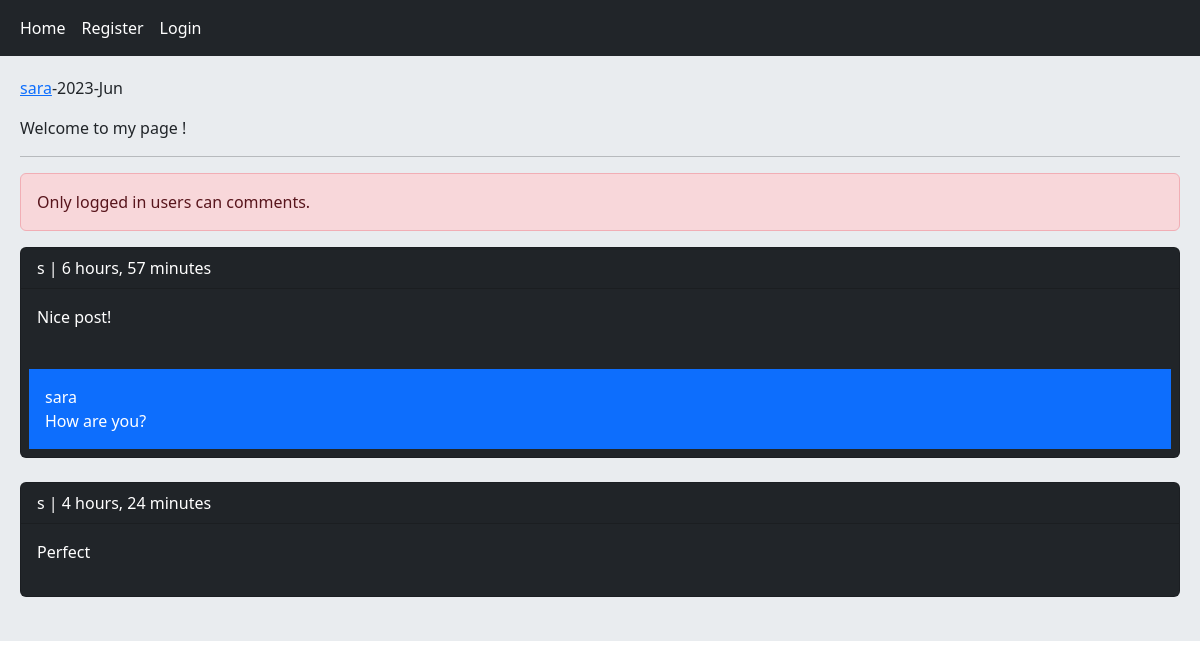
Before: /home/post/5/welcome-to-my-page with the older database file.
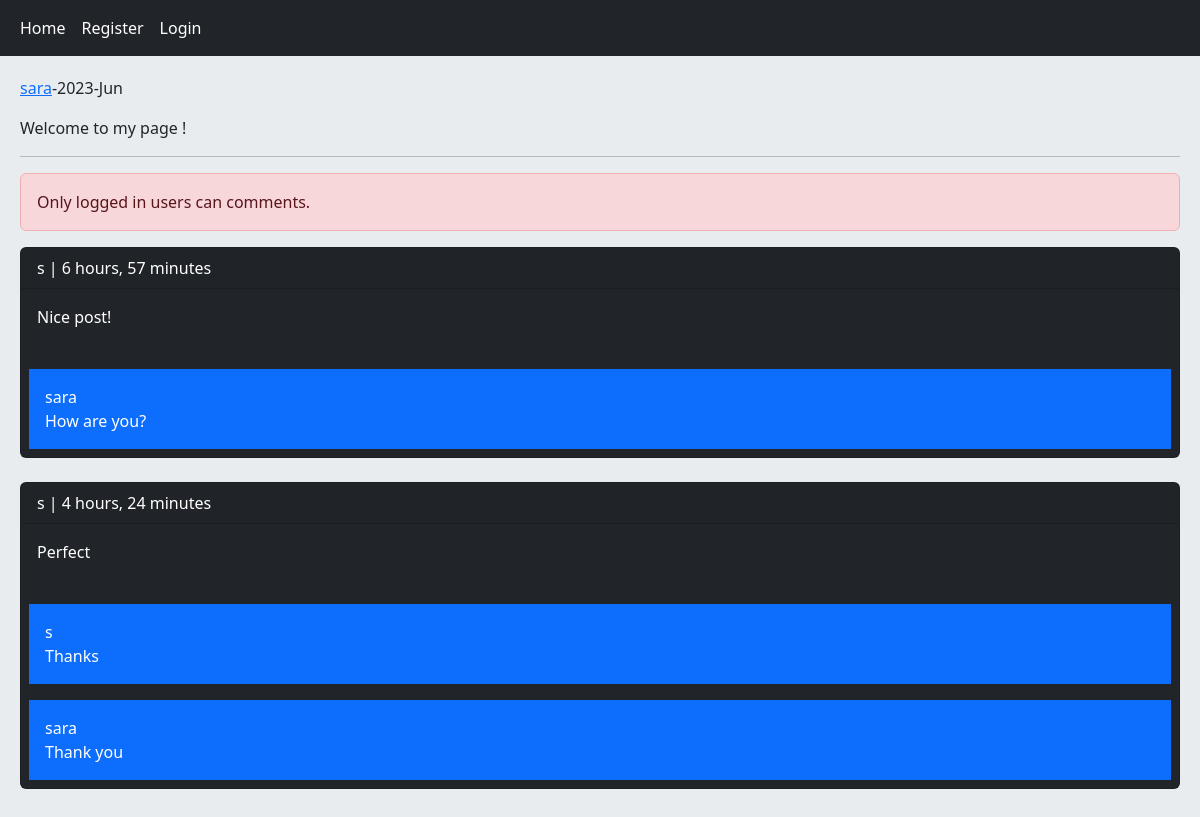
After: the same page with the newer database file.
### home/models.py (models this page shows, shortened)
class Post(models.Model):
    user = models.ForeignKey(User, on_delete=models.CASCADE ,related_name='posts')
    body = models.TextField()
    slug = models.SlugField()
    created = models.DateTimeField(auto_now_add=True)
    updated = models.DateTimeField(auto_now=True)
    class Meta:
        ordering = ('-created',)

class Comment(models.Model):
    user =     models.ForeignKey(User, on_delete=models.CASCADE ,related_name='ucomments')
    post =     models.ForeignKey(Post, on_delete=models.CASCADE ,related_name='pcomments')
    reply =    models.ForeignKey('self', on_delete=models.CASCADE ,related_name='rcomments',blank=True,null=True)
    is_reply = models.BooleanField(default=False)
    body =     models.TextField(max_length=400)
    created =  models.DateTimeField(auto_now_add=True)

### home/views.py (the view, shortened to what this page needs)
# urls.py: path('post/<int:post_id>/<slug:post_slug>', views.PostDetailView.as_view() , name='post_detail'),
class PostDetailView(View):
    form_class = CommentCreateForm
    form_class_reply = CommentReplyForm
    def setup(self, request, *args, **kwargs):
        self.post_instance = get_object_or_404(Post, pk=kwargs['post_id'], slug=kwargs['post_slug'])
        return super().setup(request, *args, **kwargs)
    def get(self,request,*args,**kwargs):
        comments = self.post_instance.pcomments.filter(is_reply=False)
        return render(request, 'home/detail.html',{
            'post':self.post_instance,
            'comments':comments,
            'form':self.form_class,
            'reply_form':self.form_class_reply
            })

### home/templates/home/detail.html (shortened to what this page needs)
{% extends 'base.html' %}
{% block content %}
    <p><a href="{% url 'accounts:user_profile' post.user.id %}">{{ post.user.username }}</a>-{{ post.updated|date:"Y-M" }}</p>
    <p>{{ post.body }}</p>
    <hr>
    {% if request.user.is_authenticated %}
        <form action="" method="post">
            {% csrf_token %}
            {{ form.as_p }}
            <input type="submit" value="send">
        </form><br>
    {% else %}
        <p class="alert alert-danger">Only logged in users can comments.</p>
    {% endif %}
    {% for comment in comments %}
        <div class="card bg-dark text-white">
            <p class="card-header">{{comment.user}} | {{comment.created|timesince}}</p>
            <p class="card-body">{{comment.body}}</p>
            {% with replies=comment.rcomments.all %}
                {% for reply in replies %}
                    <p class="bg-primary p-3 m-2">{{ reply.user }}<br/>{{ reply.body }}</p>
                {% endfor %}
            {% endwith %}
        </div><br>
    {% empty %}
        <p>No comments yet!</p>
    {% endfor %}
{% endblock %}

### templates/base.html (shortened to what this page needs)
<!DOCTYPE html>
<html lang="en">
<head>
    <link href="https://cdn.jsdelivr.net/npm/bootstrap@5.3.0/dist/css/bootstrap.min.css" rel="stylesheet">
</head>
<body>
    {% include 'inc/navbar.html' %}
    <div class="jumbotron">
        {% block content %}
        {% endblock %}
    </div>
</body>
</html>

### templates/inc/navbar.html
<nav class="navbar navbar-expand-lg navbar-dark bg-dark">
    <div class="container-fluid">
        <div class="navbar-nav">
          <a class="nav-link active" href="{% url 'home:index' %}">Home</a>
          {% if request.user.is_authenticated %}
          <a class="nav-link active" href="{% url 'accounts:user_logout' %}">Logout</a>
          <a class="nav-link active" href="{% url 'accounts:user_profile' request.user.id %}">Profile</a>
          {% else %}
          <a class="nav-link active" href="{% url 'accounts:user_register' %}">Register</a>
          <a class="nav-link active" href="{% url 'accounts:user_login' %}">Login</a>
          {% endif %}
        </div>
    </div>
</nav>

### templates/base.html (style rules this page uses)
.jumbotron { padding: 20px; margin-bottom: 20px; background-color: #e9ecef; }

Changed rows visible on the page:
added Comment: user "s", body "Thanks"
added Comment: user "sara", body "Thank you", shown under "s"
